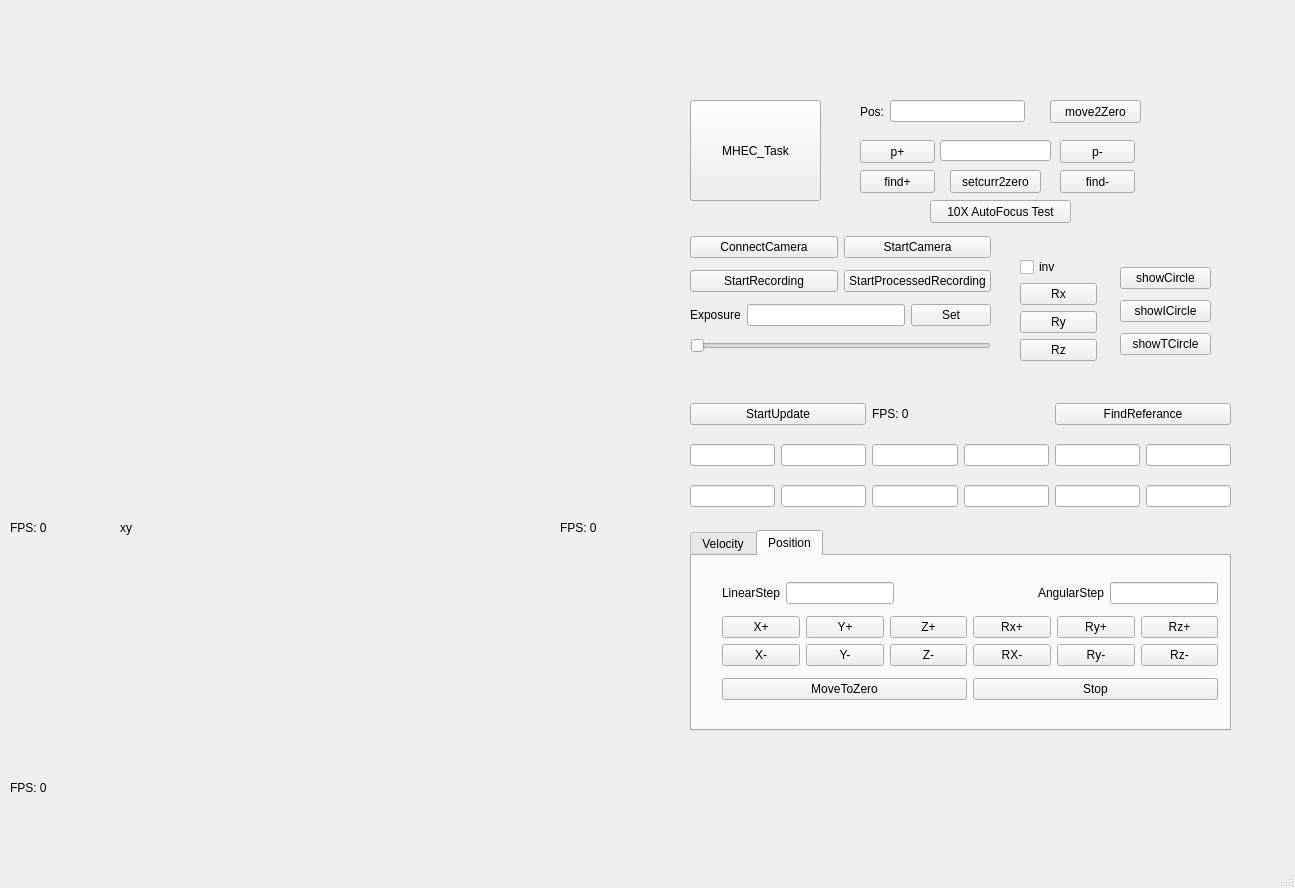
<?xml version="1.0" encoding="UTF-8"?>
<ui version="4.0">
 <class>MainWindow</class>
 <widget class="QMainWindow" name="MainWindow">
  <property name="geometry">
   <rect>
    <x>0</x>
    <y>0</y>
    <width>1295</width>
    <height>888</height>
   </rect>
  </property>
  <property name="windowTitle">
   <string>MainWindow</string>
  </property>
  <widget class="QWidget" name="centralwidget">
   <widget class="QPushButton" name="pushButton_MHEC_Task">
    <property name="geometry">
     <rect>
      <x>690</x>
      <y>100</y>
      <width>131</width>
      <height>101</height>
     </rect>
    </property>
    <property name="text">
     <string>MHEC_Task</string>
    </property>
    <property name="checkable">
     <bool>true</bool>
    </property>
   </widget>
   <widget class="QWidget" name="widget" native="true">
    <property name="geometry">
     <rect>
      <x>680</x>
      <y>380</y>
      <width>571</width>
      <height>361</height>
     </rect>
    </property>
    <widget class="QWidget" name="verticalLayoutWidget_8">
     <property name="geometry">
      <rect>
       <x>10</x>
       <y>10</y>
       <width>541</width>
       <height>131</height>
      </rect>
     </property>
     <layout class="QVBoxLayout" name="verticalLayout_8">
      <item>
       <layout class="QHBoxLayout" name="horizontalLayout_5">
        <item>
         <widget class="QPushButton" name="StartUpdate">
          <property name="text">
           <string>StartUpdate</string>
          </property>
         </widget>
        </item>
        <item>
         <widget class="QLabel" name="label_fps_2">
          <property name="text">
           <string>FPS: 0</string>
          </property>
         </widget>
        </item>
        <item>
         <widget class="QPushButton" name="FindReferance">
          <property name="text">
           <string>FindReferance</string>
          </property>
          <property name="checkable">
           <bool>false</bool>
          </property>
         </widget>
        </item>
       </layout>
      </item>
      <item>
       <layout class="QHBoxLayout" name="horizontalLayout_15">
        <item>
         <widget class="QLineEdit" name="current_pos_x"/>
        </item>
        <item>
         <widget class="QLineEdit" name="current_pos_y"/>
        </item>
        <item>
         <widget class="QLineEdit" name="current_pos_z"/>
        </item>
        <item>
         <widget class="QLineEdit" name="current_pos_rx"/>
        </item>
        <item>
         <widget class="QLineEdit" name="current_pos_ry"/>
        </item>
        <item>
         <widget class="QLineEdit" name="current_pos_rz"/>
        </item>
       </layout>
      </item>
      <item>
       <layout class="QHBoxLayout" name="horizontalLayout_17">
        <item>
         <widget class="QLineEdit" name="current_joint_pos_1"/>
        </item>
        <item>
         <widget class="QLineEdit" name="current_joint_pos_2"/>
        </item>
        <item>
         <widget class="QLineEdit" name="current_joint_pos_3"/>
        </item>
        <item>
         <widget class="QLineEdit" name="current_joint_pos_4"/>
        </item>
        <item>
         <widget class="QLineEdit" name="current_joint_pos_5"/>
        </item>
        <item>
         <widget class="QLineEdit" name="current_joint_pos_6"/>
        </item>
       </layout>
      </item>
     </layout>
    </widget>
    <widget class="QTabWidget" name="Robot_Control">
     <property name="geometry">
      <rect>
       <x>10</x>
       <y>150</y>
       <width>541</width>
       <height>201</height>
      </rect>
     </property>
     <property name="currentIndex">
      <number>1</number>
     </property>
     <widget class="QWidget" name="tab">
      <attribute name="title">
       <string>Velocity</string>
      </attribute>
      <widget class="QWidget" name="verticalLayoutWidget_7">
       <property name="geometry">
        <rect>
         <x>10</x>
         <y>10</y>
         <width>496</width>
         <height>155</height>
        </rect>
       </property>
       <layout class="QVBoxLayout" name="verticalLayout_7">
        <item>
         <layout class="QHBoxLayout" name="horizontalLayout">
          <item>
           <widget class="QLabel" name="label_59">
            <property name="text">
             <string>LinearStep</string>
            </property>
            <property name="alignment">
             <set>Qt::AlignCenter</set>
            </property>
           </widget>
          </item>
          <item>
           <widget class="QLineEdit" name="linear_velocity_step"/>
          </item>
          <item>
           <spacer name="horizontalSpacer">
            <property name="orientation">
             <enum>Qt::Horizontal</enum>
            </property>
            <property name="sizeHint" stdset="0">
             <size>
              <width>40</width>
              <height>20</height>
             </size>
            </property>
           </spacer>
          </item>
          <item>
           <widget class="QLabel" name="label_60">
            <property name="text">
             <string>AngularStep</string>
            </property>
            <property name="alignment">
             <set>Qt::AlignCenter</set>
            </property>
           </widget>
          </item>
          <item>
           <widget class="QLineEdit" name="angular_velocity_step"/>
          </item>
         </layout>
        </item>
        <item>
         <layout class="QHBoxLayout" name="horizontalLayout_2">
          <item>
           <layout class="QVBoxLayout" name="verticalLayout">
            <item>
             <widget class="QPushButton" name="Vx_p">
              <property name="text">
               <string>Vx+</string>
              </property>
             </widget>
            </item>
            <item>
             <widget class="QLineEdit" name="current_vec_x"/>
            </item>
            <item>
             <widget class="QPushButton" name="Vx_n">
              <property name="text">
               <string>Vx-</string>
              </property>
             </widget>
            </item>
           </layout>
          </item>
          <item>
           <layout class="QVBoxLayout" name="verticalLayout_2">
            <item>
             <widget class="QPushButton" name="Vy_p">
              <property name="text">
               <string>Vy+</string>
              </property>
             </widget>
            </item>
            <item>
             <widget class="QLineEdit" name="current_vec_y"/>
            </item>
            <item>
             <widget class="QPushButton" name="Vy_n">
              <property name="text">
               <string>Vy-</string>
              </property>
             </widget>
            </item>
           </layout>
          </item>
          <item>
           <layout class="QVBoxLayout" name="verticalLayout_3">
            <item>
             <widget class="QPushButton" name="Vz_p">
              <property name="text">
               <string>Vz+</string>
              </property>
             </widget>
            </item>
            <item>
             <widget class="QLineEdit" name="current_vec_z"/>
            </item>
            <item>
             <widget class="QPushButton" name="Vz_n">
              <property name="text">
               <string>Vz-</string>
              </property>
             </widget>
            </item>
           </layout>
          </item>
          <item>
           <layout class="QVBoxLayout" name="verticalLayout_6">
            <item>
             <widget class="QPushButton" name="Wx_p">
              <property name="text">
               <string>Wx+</string>
              </property>
             </widget>
            </item>
            <item>
             <widget class="QLineEdit" name="current_vec_rx"/>
            </item>
            <item>
             <widget class="QPushButton" name="Wx_n">
              <property name="text">
               <string>Wx-</string>
              </property>
             </widget>
            </item>
           </layout>
          </item>
          <item>
           <layout class="QVBoxLayout" name="verticalLayout_5">
            <item>
             <widget class="QPushButton" name="Wy_p">
              <property name="text">
               <string>Wy+</string>
              </property>
             </widget>
            </item>
            <item>
             <widget class="QLineEdit" name="current_vec_ry"/>
            </item>
            <item>
             <widget class="QPushButton" name="Wy_n">
              <property name="text">
               <string>Wy-</string>
              </property>
             </widget>
            </item>
           </layout>
          </item>
          <item>
           <layout class="QVBoxLayout" name="verticalLayout_4">
            <item>
             <widget class="QPushButton" name="Wz_p">
              <property name="text">
               <string>Wz+</string>
              </property>
             </widget>
            </item>
            <item>
             <widget class="QLineEdit" name="current_vec_rz"/>
            </item>
            <item>
             <widget class="QPushButton" name="Wz_n">
              <property name="text">
               <string>Wz-</string>
              </property>
             </widget>
            </item>
           </layout>
          </item>
         </layout>
        </item>
        <item>
         <layout class="QHBoxLayout" name="horizontalLayout_14">
          <item>
           <widget class="QPushButton" name="MoveToZero">
            <property name="text">
             <string>MoveToZero</string>
            </property>
           </widget>
          </item>
          <item>
           <widget class="QPushButton" name="Stop">
            <property name="text">
             <string>Stop</string>
            </property>
           </widget>
          </item>
         </layout>
        </item>
       </layout>
      </widget>
     </widget>
     <widget class="QWidget" name="tab_2">
      <attribute name="title">
       <string>Position</string>
      </attribute>
      <widget class="QWidget" name="verticalLayoutWidget_11">
       <property name="geometry">
        <rect>
         <x>30</x>
         <y>20</y>
         <width>496</width>
         <height>131</height>
        </rect>
       </property>
       <layout class="QVBoxLayout" name="verticalLayout_17">
        <item>
         <layout class="QHBoxLayout" name="horizontalLayout_10">
          <item>
           <layout class="QHBoxLayout" name="horizontalLayout_8">
            <item>
             <widget class="QLabel" name="label_61">
              <property name="text">
               <string>LinearStep</string>
              </property>
              <property name="alignment">
               <set>Qt::AlignCenter</set>
              </property>
             </widget>
            </item>
            <item>
             <widget class="QLineEdit" name="linear_position_step"/>
            </item>
           </layout>
          </item>
          <item>
           <spacer name="horizontalSpacer_3">
            <property name="orientation">
             <enum>Qt::Horizontal</enum>
            </property>
            <property name="sizeHint" stdset="0">
             <size>
              <width>40</width>
              <height>20</height>
             </size>
            </property>
           </spacer>
          </item>
          <item>
           <layout class="QHBoxLayout" name="horizontalLayout_9">
            <item>
             <widget class="QLabel" name="label_62">
              <property name="text">
               <string>AngularStep</string>
              </property>
              <property name="alignment">
               <set>Qt::AlignCenter</set>
              </property>
             </widget>
            </item>
            <item>
             <widget class="QLineEdit" name="angular_position_step"/>
            </item>
           </layout>
          </item>
         </layout>
        </item>
        <item>
         <layout class="QHBoxLayout" name="horizontalLayout_4">
          <item>
           <layout class="QVBoxLayout" name="verticalLayout_11">
            <item>
             <widget class="QPushButton" name="Px_p">
              <property name="text">
               <string>X+</string>
              </property>
             </widget>
            </item>
            <item>
             <widget class="QPushButton" name="Px_n">
              <property name="text">
               <string>X-</string>
              </property>
             </widget>
            </item>
           </layout>
          </item>
          <item>
           <layout class="QVBoxLayout" name="verticalLayout_13">
            <item>
             <widget class="QPushButton" name="Py_p">
              <property name="text">
               <string>Y+</string>
              </property>
             </widget>
            </item>
            <item>
             <widget class="QPushButton" name="Py_n">
              <property name="text">
               <string>Y-</string>
              </property>
             </widget>
            </item>
           </layout>
          </item>
          <item>
           <layout class="QVBoxLayout" name="verticalLayout_12">
            <item>
             <widget class="QPushButton" name="Pz_p">
              <property name="text">
               <string>Z+</string>
              </property>
             </widget>
            </item>
            <item>
             <widget class="QPushButton" name="Pz_n">
              <property name="text">
               <string>Z-</string>
              </property>
             </widget>
            </item>
           </layout>
          </item>
          <item>
           <layout class="QVBoxLayout" name="verticalLayout_14">
            <item>
             <widget class="QPushButton" name="Rx_p">
              <property name="text">
               <string>Rx+</string>
              </property>
             </widget>
            </item>
            <item>
             <widget class="QPushButton" name="Rx_n">
              <property name="text">
               <string>RX-</string>
              </property>
             </widget>
            </item>
           </layout>
          </item>
          <item>
           <layout class="QVBoxLayout" name="verticalLayout_18">
            <item>
             <widget class="QPushButton" name="Ry_p">
              <property name="text">
               <string>Ry+</string>
              </property>
             </widget>
            </item>
            <item>
             <widget class="QPushButton" name="Ry_n">
              <property name="text">
               <string>Ry-</string>
              </property>
             </widget>
            </item>
           </layout>
          </item>
          <item>
           <layout class="QVBoxLayout" name="verticalLayout_15">
            <item>
             <widget class="QPushButton" name="Rz_p">
              <property name="text">
               <string>Rz+</string>
              </property>
             </widget>
            </item>
            <item>
             <widget class="QPushButton" name="Rz_n">
              <property name="text">
               <string>Rz-</string>
              </property>
             </widget>
            </item>
           </layout>
          </item>
         </layout>
        </item>
        <item>
         <layout class="QHBoxLayout" name="horizontalLayout_18">
          <item>
           <widget class="QPushButton" name="MoveToZero_2">
            <property name="text">
             <string>MoveToZero</string>
            </property>
           </widget>
          </item>
          <item>
           <widget class="QPushButton" name="Stop_2">
            <property name="text">
             <string>Stop</string>
            </property>
           </widget>
          </item>
         </layout>
        </item>
       </layout>
      </widget>
     </widget>
    </widget>
   </widget>
   <widget class="QWidget" name="widget_2" native="true">
    <property name="geometry">
     <rect>
      <x>680</x>
      <y>220</y>
      <width>321</width>
      <height>150</height>
     </rect>
    </property>
    <widget class="QWidget" name="verticalLayoutWidget_10">
     <property name="geometry">
      <rect>
       <x>10</x>
       <y>10</y>
       <width>301</width>
       <height>131</height>
      </rect>
     </property>
     <layout class="QVBoxLayout" name="verticalLayout_10">
      <item>
       <layout class="QHBoxLayout" name="horizontalLayout_11">
        <item>
         <widget class="QPushButton" name="ConnectCamera">
          <property name="text">
           <string>ConnectCamera</string>
          </property>
          <property name="checkable">
           <bool>true</bool>
          </property>
         </widget>
        </item>
        <item>
         <widget class="QPushButton" name="StartCamera">
          <property name="text">
           <string>StartCamera</string>
          </property>
          <property name="checkable">
           <bool>true</bool>
          </property>
         </widget>
        </item>
       </layout>
      </item>
      <item>
       <layout class="QHBoxLayout" name="horizontalLayout_19">
        <item>
         <widget class="QPushButton" name="RecordVideo">
          <property name="text">
           <string>StartRecording</string>
          </property>
          <property name="checkable">
           <bool>true</bool>
          </property>
         </widget>
        </item>
        <item>
         <widget class="QPushButton" name="RecordProcessedVideo">
          <property name="text">
           <string>StartProcessedRecording</string>
          </property>
          <property name="checkable">
           <bool>true</bool>
          </property>
         </widget>
        </item>
       </layout>
      </item>
      <item>
       <layout class="QHBoxLayout" name="horizontalLayout_12">
        <item>
         <widget class="QLabel" name="label_7">
          <property name="text">
           <string>Exposure</string>
          </property>
         </widget>
        </item>
        <item>
         <widget class="QLineEdit" name="lineEdit_expose_"/>
        </item>
        <item>
         <widget class="QPushButton" name="expose_set">
          <property name="font">
           <font>
            <pointsize>9</pointsize>
           </font>
          </property>
          <property name="text">
           <string>Set</string>
          </property>
         </widget>
        </item>
       </layout>
      </item>
      <item>
       <widget class="QSlider" name="SliderExpose">
        <property name="orientation">
         <enum>Qt::Horizontal</enum>
        </property>
       </widget>
      </item>
     </layout>
    </widget>
   </widget>
   <widget class="QLabel" name="label_pic">
    <property name="geometry">
     <rect>
      <x>10</x>
      <y>10</y>
      <width>612</width>
      <height>512</height>
     </rect>
    </property>
    <property name="styleSheet">
     <string notr="true">
border-top-color: rgb(85, 255, 0);</string>
    </property>
    <property name="text">
     <string/>
    </property>
   </widget>
   <widget class="QLabel" name="label_fps">
    <property name="geometry">
     <rect>
      <x>10</x>
      <y>520</y>
      <width>53</width>
      <height>15</height>
     </rect>
    </property>
    <property name="text">
     <string>FPS: 0</string>
    </property>
   </widget>
   <widget class="QChartView" name="charts" native="true">
    <property name="geometry">
     <rect>
      <x>20</x>
      <y>550</y>
      <width>601</width>
      <height>221</height>
     </rect>
    </property>
    <property name="font">
     <font>
      <family>Arial</family>
     </font>
    </property>
   </widget>
   <widget class="QLabel" name="label_fps_3">
    <property name="geometry">
     <rect>
      <x>10</x>
      <y>780</y>
      <width>53</width>
      <height>15</height>
     </rect>
    </property>
    <property name="text">
     <string>FPS: 0</string>
    </property>
   </widget>
   <widget class="QWidget" name="widget_3" native="true">
    <property name="geometry">
     <rect>
      <x>840</x>
      <y>90</y>
      <width>321</width>
      <height>141</height>
     </rect>
    </property>
    <widget class="QPushButton" name="Age_ref_n">
     <property name="geometry">
      <rect>
       <x>220</x>
       <y>80</y>
       <width>75</width>
       <height>23</height>
      </rect>
     </property>
     <property name="text">
      <string>find-</string>
     </property>
    </widget>
    <widget class="QPushButton" name="Age_ref_p">
     <property name="geometry">
      <rect>
       <x>20</x>
       <y>80</y>
       <width>75</width>
       <height>23</height>
      </rect>
     </property>
     <property name="text">
      <string>find+</string>
     </property>
    </widget>
    <widget class="QPushButton" name="setcurr2zero">
     <property name="geometry">
      <rect>
       <x>110</x>
       <y>80</y>
       <width>91</width>
       <height>23</height>
      </rect>
     </property>
     <property name="text">
      <string>setcurr2zero</string>
     </property>
    </widget>
    <widget class="QPushButton" name="Age_P_p">
     <property name="geometry">
      <rect>
       <x>20</x>
       <y>50</y>
       <width>75</width>
       <height>23</height>
      </rect>
     </property>
     <property name="text">
      <string>p+</string>
     </property>
    </widget>
    <widget class="QPushButton" name="Age_P_n">
     <property name="geometry">
      <rect>
       <x>220</x>
       <y>50</y>
       <width>75</width>
       <height>23</height>
      </rect>
     </property>
     <property name="text">
      <string>p-</string>
     </property>
    </widget>
    <widget class="QLineEdit" name="Agemotion_pos_step">
     <property name="geometry">
      <rect>
       <x>100</x>
       <y>50</y>
       <width>111</width>
       <height>21</height>
      </rect>
     </property>
    </widget>
    <widget class="QPushButton" name="move2Zero">
     <property name="geometry">
      <rect>
       <x>210</x>
       <y>10</y>
       <width>91</width>
       <height>23</height>
      </rect>
     </property>
     <property name="text">
      <string>move2Zero</string>
     </property>
    </widget>
    <widget class="QWidget" name="layoutWidget">
     <property name="geometry">
      <rect>
       <x>20</x>
       <y>10</y>
       <width>165</width>
       <height>23</height>
      </rect>
     </property>
     <layout class="QHBoxLayout" name="horizontalLayout_3">
      <item>
       <widget class="QLabel" name="label">
        <property name="text">
         <string>Pos:</string>
        </property>
       </widget>
      </item>
      <item>
       <widget class="QLineEdit" name="Agemotion_pos"/>
      </item>
     </layout>
    </widget>
    <widget class="QPushButton" name="AutoFocus10XTest">
     <property name="geometry">
      <rect>
       <x>90</x>
       <y>110</y>
       <width>141</width>
       <height>23</height>
      </rect>
     </property>
     <property name="toolTip">
      <string>Run the current 10X autofocus once</string>
     </property>
     <property name="text">
      <string>10X AutoFocus Test</string>
     </property>
    </widget>
   </widget>
   <widget class="QLabel" name="label_fps_4">
    <property name="geometry">
     <rect>
      <x>560</x>
      <y>520</y>
      <width>53</width>
      <height>15</height>
     </rect>
    </property>
    <property name="text">
     <string>FPS: 0</string>
    </property>
   </widget>
   <widget class="QLabel" name="label_circle">
    <property name="geometry">
     <rect>
      <x>120</x>
      <y>520</y>
      <width>291</width>
      <height>16</height>
     </rect>
    </property>
    <property name="text">
     <string>xy</string>
    </property>
   </widget>
   <widget class="QWidget" name="layoutWidget">
    <property name="geometry">
     <rect>
      <x>1120</x>
      <y>262</y>
      <width>91</width>
      <height>101</height>
     </rect>
    </property>
    <layout class="QVBoxLayout" name="verticalLayout_9">
     <item>
      <widget class="QPushButton" name="showCircle">
       <property name="text">
        <string>showCircle</string>
       </property>
       <property name="checkable">
        <bool>true</bool>
       </property>
      </widget>
     </item>
     <item>
      <widget class="QPushButton" name="showCircle_3">
       <property name="text">
        <string>showICircle</string>
       </property>
       <property name="checkable">
        <bool>true</bool>
       </property>
      </widget>
     </item>
     <item>
      <widget class="QPushButton" name="showCircle_2">
       <property name="text">
        <string>showTCircle</string>
       </property>
       <property name="checkable">
        <bool>true</bool>
       </property>
      </widget>
     </item>
    </layout>
   </widget>
   <widget class="QWidget" name="layoutWidget">
    <property name="geometry">
     <rect>
      <x>1020</x>
      <y>257</y>
      <width>77</width>
      <height>108</height>
     </rect>
    </property>
    <layout class="QVBoxLayout" name="verticalLayout_16">
     <item>
      <widget class="QCheckBox" name="checkBox_inv">
       <property name="text">
        <string>inv</string>
       </property>
      </widget>
     </item>
     <item>
      <widget class="QPushButton" name="Age_ref_p_2">
       <property name="text">
        <string>Rx</string>
       </property>
      </widget>
     </item>
     <item>
      <widget class="QPushButton" name="Age_ref_p_3">
       <property name="text">
        <string>Ry</string>
       </property>
      </widget>
     </item>
     <item>
      <widget class="QPushButton" name="Age_ref_p_4">
       <property name="text">
        <string>Rz</string>
       </property>
      </widget>
     </item>
    </layout>
   </widget>
  </widget>
  <widget class="QMenuBar" name="menubar">
   <property name="geometry">
    <rect>
     <x>0</x>
     <y>0</y>
     <width>1295</width>
     <height>21</height>
    </rect>
   </property>
  </widget>
  <widget class="QStatusBar" name="statusbar"/>
 </widget>
 <customwidgets>
  <customwidget>
   <class>QChartView</class>
   <extends>QWidget</extends>
   <header>qchartview.h</header>
   <container>1</container>
  </customwidget>
 </customwidgets>
 <resources/>
 <connections/>
</ui>
